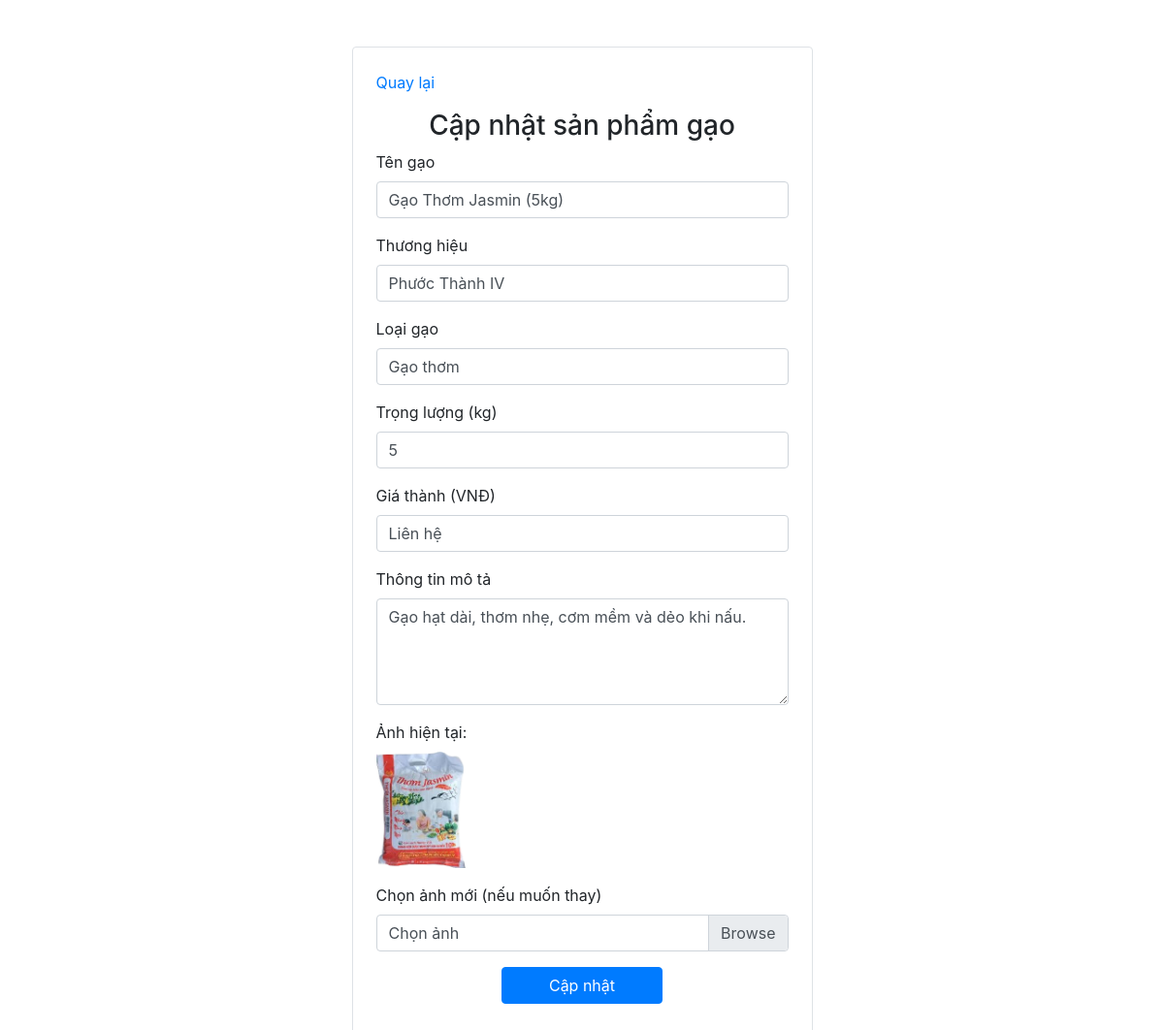
/php/update_gao.php?id=1, run on the app's committed database.
### tables this page shows
CREATE TABLE `Gao` (
  `GaoID` INT NOT NULL AUTO_INCREMENT,
  `TenGao` NVARCHAR(100),
  `ThuongHieu` NVARCHAR(100),
  `LoaiGao` NVARCHAR(100),
  `TrongLuong` FLOAT,
  `GiaThanh` NVARCHAR(50),
  `ThongTin` TEXT,
  `HinhAnh` varchar(255),
  PRIMARY KEY (`GaoID`)
);

### php/update_gao.php (the view, shortened to what this page needs)
<?php
require_once "./connect.php";
$GaoID = (int)$_GET['id'];
$result = $conn->query("SELECT * FROM Gao WHERE GaoID = $GaoID");
$product = $result->fetch_assoc();
$TenGao = $product['TenGao'];
$ThuongHieu = $product['ThuongHieu'];
$LoaiGao = $product['LoaiGao'];
$TrongLuong = $product['TrongLuong'];
$GiaThanh = $product['GiaThanh'];
$ThongTin = $product['ThongTin'];
$HinhAnh = $product['HinhAnh'];
?>
<!DOCTYPE html>
<html lang="vi">
<head>
    <link rel="stylesheet" href="https://stackpath.bootstrapcdn.com/bootstrap/4.5.0/css/bootstrap.min.css">
</head>
<body>
<div class="container">
    <div class="row justify-content-center">
        <div class="col-xl-5 col-lg-6 col-md-8 border rounded my-5 p-4 mx-3">
            <p><a href="../admin.php">Quay lại</a></p>
            <h3 class="text-center">Cập nhật sản phẩm gạo</h3>
            <form method="post" enctype="multipart/form-data">
                <div class="form-group">
                    <label for="TenGao">Tên gạo</label>
                    <input value="<?= htmlspecialchars($TenGao) ?>" name="TenGao" required class="form-control" type="text">
                </div>
                <div class="form-group">
                    <label for="ThuongHieu">Thương hiệu</label>
                    <input value="<?= htmlspecialchars($ThuongHieu) ?>" name="ThuongHieu" required class="form-control" type="text">
                </div>
                <div class="form-group">
                    <label for="LoaiGao">Loại gạo</label>
                    <input value="<?= htmlspecialchars($LoaiGao) ?>" name="LoaiGao" required class="form-control" type="text">
                </div>
                <div class="form-group">
                    <label for="TrongLuong">Trọng lượng (kg)</label>
                    <input value="<?= htmlspecialchars($TrongLuong) ?>" name="TrongLuong" required class="form-control" type="number" step="1">
                </div>
                <div class="form-group">
                    <label for="GiaThanh">Giá thành (VNĐ)</label>
                    <input value="<?= htmlspecialchars($GiaThanh) ?>" name="GiaThanh" required class="form-control" type="text">
                </div>
                <div class="form-group">
                    <label for="ThongTin">Thông tin mô tả</label>
                    <textarea name="ThongTin" rows="4" class="form-control"><?= htmlspecialchars($ThongTin) ?></textarea>
                </div>
                <div class="form-group">
                    <label>Ảnh hiện tại:</label><br>
                    <img src="../img/gao/<?= htmlspecialchars($HinhAnh) ?>" style="max-height: 120px;">
                </div>
                <div class="form-group">
                    <label>Chọn ảnh mới (nếu muốn thay)</label>
                    <div class="custom-file">
                        <label class="custom-file-label" for="customFile">Chọn ảnh</label>
                    </div>
                </div>
                <div class="form-group text-center">
                    <button type="submit" class="btn btn-primary px-5">Cập nhật</button>
                </div>
            </form>
        </div>
    </div>
</div>
</body>
</html>

### data on the page
gao: TenGao "Gạo Thơm Jasmin (5kg)", ThuongHieu "Phước Thành IV", LoaiGao "Gạo thơm", TrongLuong "5", GiaThanh "Liên hệ", ThongTin "Gạo hạt dài, thơm nhẹ, cơm mềm và dẻo khi nấu.", HinhAnh (picture)
